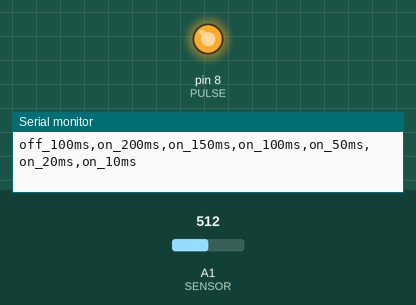
This sketch was run on a simulated Arduino Uno, built with avr-gcc and run on an emulated ATmega328P. Parts: output pins drawn as LEDs (lit = HIGH), the last lines printed to the serial monitor. The inputs (shaded band) are chosen by the test bench; at power-on: A1 (SENSOR) = 512. Pins used as bus, display or sensor lines are not drawn.

Above: at 0.3 s.
At 2.47 s:
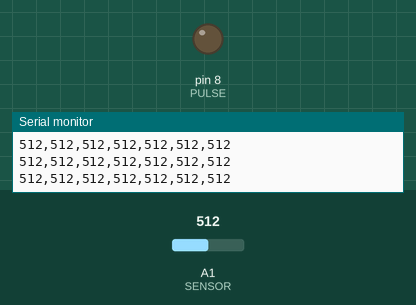
Timing chart, 0 to 3.0 s (numbered marks = the images above):
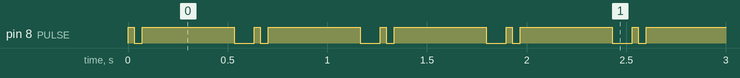

The sketch:

plot_.ino
```cpp
// Pins
#define RESET 7
#define PULSE 8
#define SENSOR A1

void setup() {
    pinMode(RESET, OUTPUT);    // Pin for discharging the capacitor
    pinMode(PULSE, OUTPUT);    // Pin for turning the LED on/off
    Serial.begin(9600);
    Serial.println("off_100ms,on_200ms,on_150ms,on_100ms,on_50ms,on_20ms,on_10ms");
}

int record(int T, bool led_on) {
    digitalWrite(RESET, HIGH);        // Reset capacitor (close bypass connection)
    delayMicroseconds(100);           // Let capacitor decharge (R = 100 Ohm, C = 100 nF => tau = 10 us)
    if (led_on)
        digitalWrite(PULSE, HIGH);    // Turn LED on!
    digitalWrite(RESET, LOW);         // Start integration (open  bypass connection)
    delay(T);                         // Integrate for T milliseconds
    if (led_on)
      digitalWrite(PULSE, LOW);       // Turn LED off!
    return analogRead(SENSOR);        // Record sensor measurement
}

void loop() {
    char str[64];
    sprintf(str, "%d,%d,%d,%d,%d,%d,%d", record(100, false), record(200, true), record(150, true),
            record(100, true), record(50, true), record(20, true), record(10, true));
    Serial.println(str);
}
```

Measured:
- by itself, pin 8 (PULSE): repeats every 0.63 s: LOW 0.04 s, HIGH 0.46 s, LOW 0.10 s, HIGH 0.03 s
- by itself, everything shown: repeats every 3.2 s, in 10 steps
